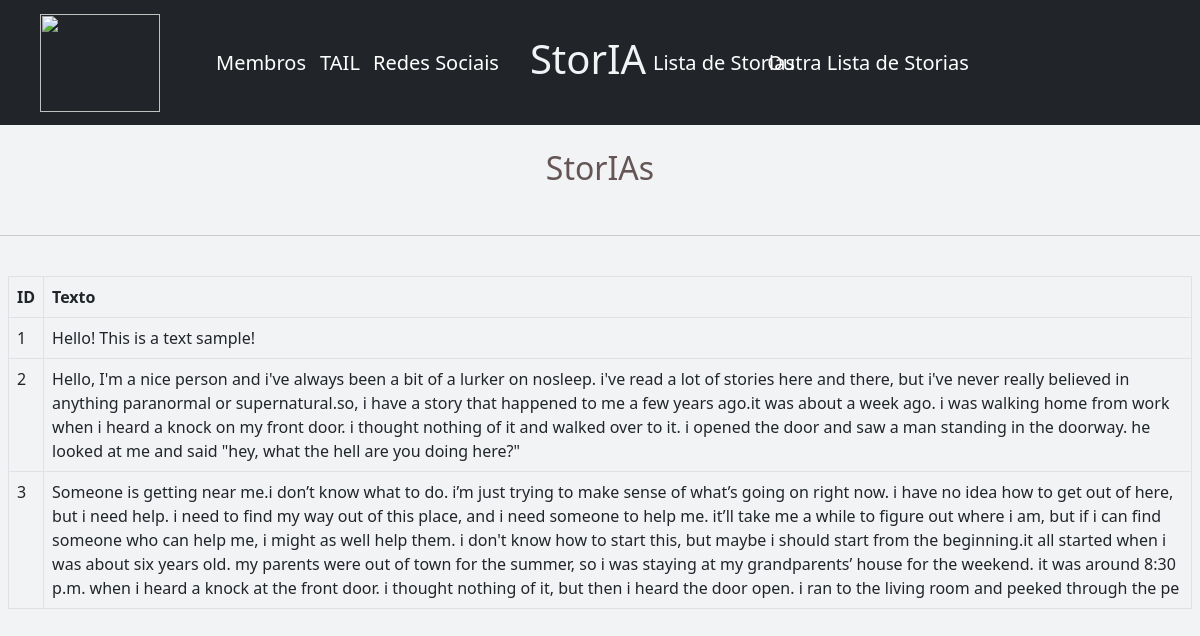
/storiaspage/, run on an earlier commit of the app's database.
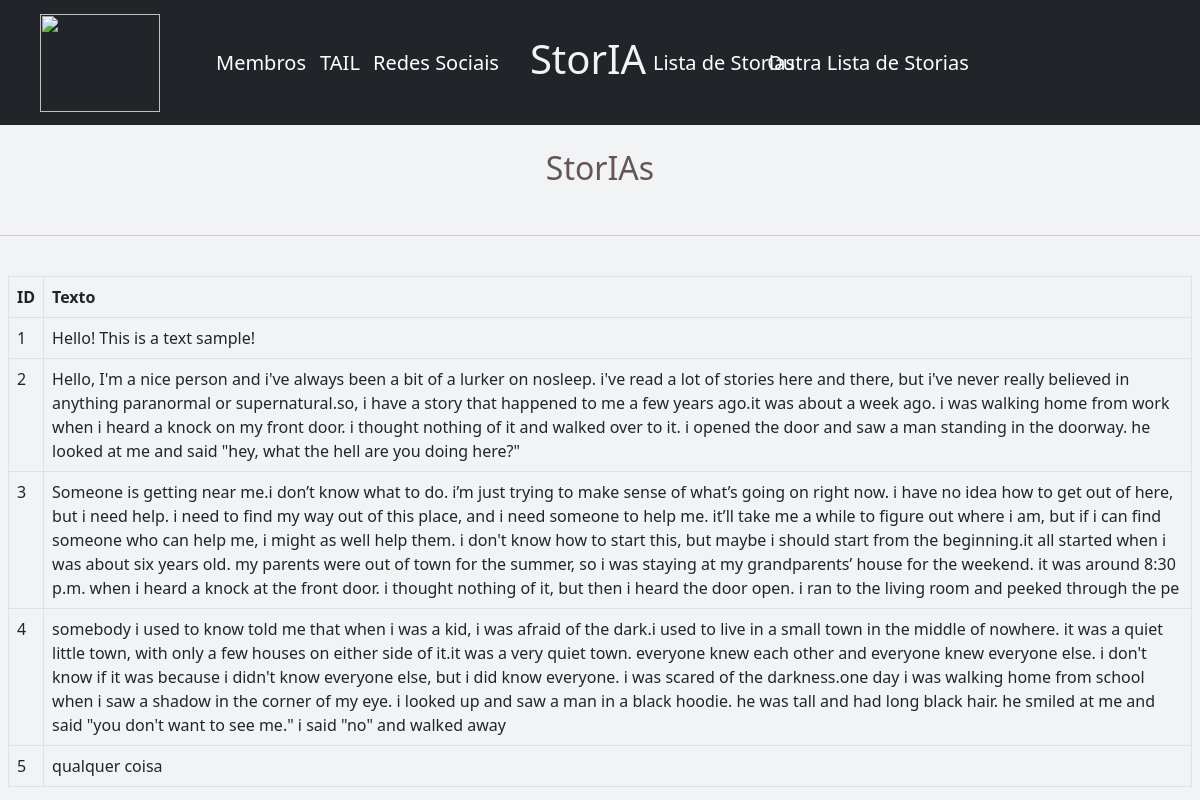
And on a later commit of the database.
### modelo/models.py (models this page shows, shortened)
class Story(models.Model):
    SIZE_CHOICES = (('Small', 50), ('Medium', 100), ('Big', 200))
    TEMPERATURE_CHOICES = (('Default', 1.0), ('Creative', 1.2), ('Very Creative', 1.5))
    example = models.TextField()
    size = models.IntegerField(choices=SIZE_CHOICES)
    temperature = models.FloatField(choices=TEMPERATURE_CHOICES)

### modelo/views.py (the view)
# urls.py: path('storiaspage/', views.load_storias, name='storiaspage'),
def load_storias(request):
  all_records = models.Story.objects.all()
  page = request.GET.get('page', 1)
  paginator = Paginator(all_records, len(all_records))
  try:
    records = paginator.page(page)
  except PageNotAnInteger:
    records = paginator.page(page)
  except EmptyPage:
    records = paginator.page(page)
  return render(request, 'modelo/storiaspage.html', {'records': records})

### modelo/templates/modelo/storiaspage.html (shortened to what this page needs)
{% load static %}
<!doctype html>
<html lang="en">
  <head>
    <link href="https://cdn.jsdelivr.net/npm/bootstrap@5.0.1/dist/css/bootstrap.min.css" rel="stylesheet">
    <link href="{% static 'modelo/global.css' %}" type="text/css" rel="stylesheet">
  </head>
  <body>
    <nav class="navbar navbar-dark bg-dark">
        <div class="container-fluid row">
          <div class="col-2 centralize">
            <a class="navbar-brand" href="{% url 'index' %}">
                <img src="https://github.com/TailUFPB.png" alt="" width="120" height="98" class="d-inline-block align-text-top">
            </a>
          </div>
          <div class="col-1">
            <a class="navbar-brand" href="{% url 'members' %}">
                <span class="d-inline-block align-text-top">Membros</span>
            </a>
          </div>
          <div class="col-1 centralize">
            <a class="navbar-brand" href="https://aria.ci.ufpb.br/tail/">
                <span class="d-inline-block align-text-top">TAIL</span>
            </a>
          </div>
          <div class="col-1 centralize">
            <a class="navbar-brand" href="{% url 'social'%}">
                <span class="d-inline-block align-text-top">Redes Sociais</span>
            </a>
          </div>
          <div class="col centralize">
              <h1 ><a href="{% url 'index' %}">StorIA</a> </h1> <br>
          </div>
          <div class="col-1 centralize">
            <a class="navbar-brand" href="{% url 'storias' %}">
                <span class="d-inline-block align-text-top">Lista de Storias</span>
            </a>
          </div>
          <div class="col-2 centralize">
            <a class="navbar-brand" href="{% url 'storiaspage' %}">
                <span class="d-inline-block align-text-top">Outra Lista de Storias</span>
            </a>
          </div>
    </nav>
    <br>
    <div class="row centralize no-marginLR">
      <div class="col centralize">
        <h2>StorIAs</h2>
      </div>
    </div>
    <br> <hr> <br>
    <div class="row px-2 no-marginLR">
        <div class="col">
            <table class="table table-bordered">
                <thead>
                  <tr>
                    <th>ID</th>
                    <th>Texto</th>
                  </tr>
                </thead>
                <tbody>
                  {% for story in records %}
                    <tr>
                      <td>{{ story.id }}</td>
                      <td>{{ story.example }}</td>
                    </tr>
                  {% endfor %}
                </tbody>
              </table>
        </div>
    </div>
  </body>
</html>

What changed in the data, as far as the page shows it:
added Story: id "4", example "somebody i used to know told me that when i was a kid, i was afraid of the dark.i used to live in a small town in the middle of nowhere. it was a quiet little town, with only a few houses on either side of it.it was a very quiet town. everyone knew each other and everyone knew everyone else. i don't know if it was because i didn't know everyone else, but i did know everyone. i was scared of the darkness.one day i was walking home from school when i saw a shadow in the corner of my eye. i looked up and saw a man in a black hoodie. he was tall and had long black hair. he smiled at me and said \"you don't want to see me.\" i said \"no\" and walked away"
added Story: id "5", example "qualquer coisa"
